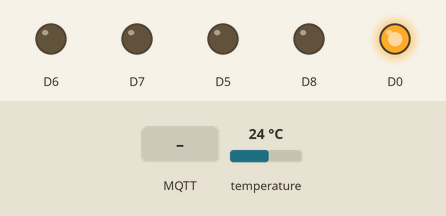
The sketch below on a simulated ESP8266 (NodeMCU). On the bench: output pins drawn as LEDs (lit = HIGH). The test bench sets the inputs (shaded band); at power-on: temperature 24 °C. WiFi joins after 1.5 s; servers stay silent unless stated; no MQTT or app messages arrive unless stated; what the sketch prints to the serial monitor is not drawn.

Above: at 4.7 s.
4.8 s: MQTT message "L" arrives on the first subscribed topic
At 6.8 s:
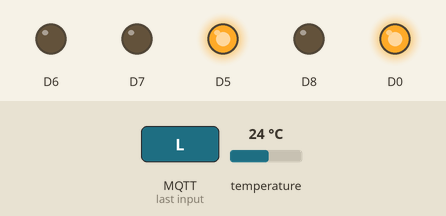
7.4 s: MQTT message "D" arrives on the first subscribed topic
At 9.3 s:
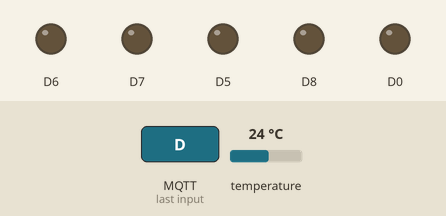
9.9 s: MQTT message "A" arrives on the first subscribed topic
At 10.7 s:
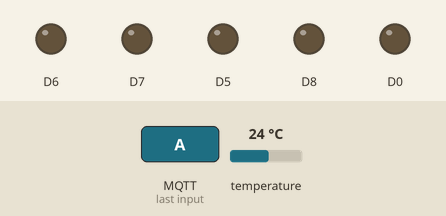
11.4 s: MQTT message "B" arrives on the first subscribed topic
At 11.9 s:
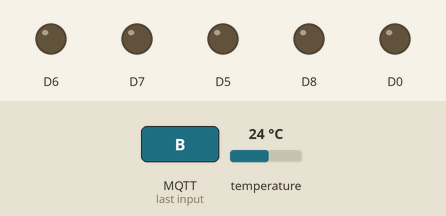
Timing chart, 0 to 14.0 s (numbered marks = the images above; inputs shaded):
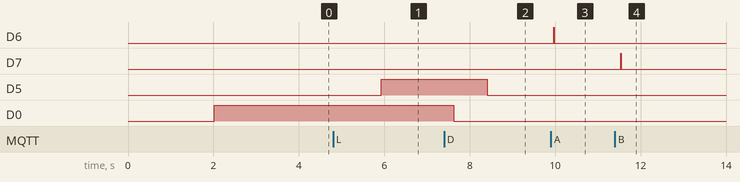

The sketch:

Sistema_de_Rolos.ino
```cpp
//#include <CheapStepper.h> //
#include <ESP8266WiFi.h> // Importa a Biblioteca ESP8266WiFi
#include <PubSubClient.h> // Importa a Biblioteca PubSubClient
#include <DallasTemperature.h>
#include <OneWire.h>

#define wifi

#define ONE_WIRE_BUS 5                          //D1 pin of nodemcu

OneWire oneWire(ONE_WIRE_BUS);

DallasTemperature sensors(&oneWire);            // Pass the oneWire reference to Dallas Temperature.

// next, declare the stepper
// and connect pins 8,9,10,11 to IN1,IN2,IN3,IN4 on ULN2003 board

#define TopicMotor      "rolo/motor"     //tópico MQTT de escuta
#define TopicMotorFlag  "rolo/flag"
#define TopicSpeed      "rolo/speed"
#define TopicTemp       "rolo/temp"
#define TopicWiFi       "rolo/wifi"

#define ID_MQTT  "Rolo"     //id mqtt (para identificação de sessão)

char speed_stepper = 20;
const int stepsPerRevolution = 200;


char msg[5];


// WIFI
//const char* SSID = "UnivapWifi"; // SSID / nome da rede WI-FI que deseja se conectar
//const char* PASSWORD = "universidade"; // Senha da rede WI-FI que deseja se conectar

//const char* SSID = "IPDWifi"; // SSID / nome da rede WI-FI que deseja se conectar
//const char* PASSWORD = "pesquisa"; // Senha da rede WI-FI que deseja se conectar

const char* SSID = "HOME_DSK"; // SSID / nome da rede WI-FI que deseja se conectar
const char* PASSWORD = "probesserv"; // Senha da rede WI-FI que deseja se conectar

// MQTT
//const char* BROKER_MQTT = "iot.eclipse.org"; //URL do broker MQTT que se deseja utilizar
//const char* BROKER_MQTT = "broker.hivemq.com"; //URL do broker MQTT que se deseja utilizar
//const char* BROKER_MQTT = "172.17.76.197"; //URL do broker MQTT que se deseja utilizar
const char* BROKER_MQTT = "192.168.43.3"; //URL do broker MQTT que se deseja utilizar
int BROKER_PORT = 1882; // Porta do Broker MQTT

//Variáveis e objetos globais
WiFiClient espClient; // Cria o objeto espClient
PubSubClient MQTT(espClient); // Instancia o Cliente MQTT passando o objeto espClient

char EstadoSaida = '0';  //variável que armazena o estado atual da saída
int flagOut = 0;
unsigned int passo = 0;

void setup() {

    //inicializações:
    delay(2000);
    sensors.begin();
    InitOutput();
    initSerial();
#ifdef wifi
    initWiFi();
    initMQTT();
#endif

  pinMode(D5, OUTPUT);
  pinMode(D6, OUTPUT);
  pinMode(D7, OUTPUT);
  pinMode(D8, OUTPUT);


  digitalWrite(D5, 0);
  digitalWrite(D6, 0);
  digitalWrite(D7, 0);
  digitalWrite(D8, 0);
  // let's run the stepper at 12rpm (if using 5V power) - the default is ~16 rpm...

  //stepper.setRpm(speed_stepper);

  // let's print out the RPM to make sure the setting worked

  Serial.begin(115200);
  //Serial.print("stepper RPM: "); Serial.print(stepper.getRpm());
  Serial.println();

}

void loop() {

  char msg_temp[10];

    //int stepsLeft = stepper.getStepsLeft();
#ifdef wifi
    //garante funcionamento das conexões WiFi e ao broker MQTT
    VerificaConexoesWiFIEMQTT();
#endif
    //envia o status de todos os outputs para o Broker no protocolo esperado
    //EnviaEstadoOutputMQTT();

  // we need to call run() during loop()
  // in order to keep the stepper moving
  // if we are using non-blocking moves
  sensors.requestTemperatures();                // Send the command to get temperatures
  Serial.println("Temperature is: ");
  Serial.println(sensors.getTempCByIndex(0));

  sprintf (msg_temp, "%3.1f", sensors.getTempCByIndex(0));
  MQTT.publish(TopicTemp, msg_temp);

    if(flagOut)
    {
      digitalWrite(D5, 1);
      Serial.println("MOTOR ON");
      delay(50);

#ifdef wifi
          MQTT.publish(TopicMotorFlag, "L");
#endif
    }else
    {
#ifdef wifi
      MQTT.publish(TopicMotorFlag, "D");
#endif
      digitalWrite(D5, 0);
    }

  ////////////////////////////////
  // now the stepper is moving, //
  // let's do some other stuff! //
  ////////////////////////////////

  // let's check how many steps are left in the current move:


  // if the current move is done...
#ifdef wifi
    //keep-alive da comunicação com broker MQTT
    MQTT.loop();
#endif
}

//Função: inicializa comunicação serial com baudrate 115200 (para fins de monitorar no terminal serial
//        o que está acontecendo.
//Parâmetros: nenhum
//Retorno: nenhum
void initSerial()
{
    Serial.begin(115200);
}

//Função: inicializa e conecta-se na rede WI-FI desejada
//Parâmetros: nenhum
//Retorno: nenhum
void initWiFi()
{
    delay(10);
    Serial.println("------Conexao WI-FI------");
    Serial.print("Conectando-se na rede: ");
    Serial.println(SSID);
    Serial.println("Aguarde");

    reconectWiFi();
}

//Função: inicializa parâmetros de conexão MQTT(endereço do
//        broker, porta e seta função de callback)
//Parâmetros: nenhum
//Retorno: nenhum
void initMQTT()
{
    MQTT.setServer(BROKER_MQTT, BROKER_PORT);   //informa qual broker e porta deve ser conectado
    MQTT.setCallback(mqtt_callback);            //atribui função de callback (função chamada quando qualquer informação de um dos tópicos subescritos chega)
}

//Função: função de callback
//        esta função é chamada toda vez que uma informação de
//        um dos tópicos subescritos chega)
//Parâmetros: nenhum
//Retorno: nenhum
void mqtt_callback(char* topic, byte* payload, unsigned int length)
{
    String msg;
    char msg_speed[5];

    //obtem a string do payload recebido
    for(int i = 0; i < length; i++)
    {
       char c = (char)payload[i];
       msg += c;
    }

    //toma ação dependendo da string recebida:
    //verifica se deve colocar nivel alto de tensão na saída D0:
    //IMPORTANTE: o Led já contido na placa é acionado com lógica invertida (ou seja,
    //enviar HIGH para o output faz o Led apagar / enviar LOW faz o Led acender)
    if (msg.equals("L"))
    {
        digitalWrite(D0, HIGH);
        EstadoSaida = '1';
        flagOut = 1;
        Serial.println("MOTOR ON");
    }

    //verifica se deve colocar nivel alto de tensão na saída D0:
    if (msg.equals("D"))
    {
        digitalWrite(D0, LOW);
        EstadoSaida = '0';
        flagOut = 0;
        Serial.println("MOTOR OFF");
    }

    if (msg.equals("A"))
    {
        speed_stepper+=5;
        if(speed_stepper > 180) speed_stepper = 180;
        Serial.println("SPEED MOTOR UP");
        Serial.println(speed_stepper);
        digitalWrite(D6, 1);
        delay(10);
        digitalWrite(D6, 0);
    }

    if (msg.equals("B"))
    {
        speed_stepper-=5;
        if(speed_stepper < 0) speed_stepper = 0;
        Serial.println("SPEED MOTOR DOWN");
        Serial.println(speed_stepper);
        digitalWrite(D7, 1);
        delay(10);
        digitalWrite(D7, 0);
    }
    sprintf (msg_speed, "%d", speed_stepper);
    MQTT.publish(TopicSpeed, msg_speed);

}

//Função: reconecta-se ao broker MQTT (caso ainda não esteja conectado ou em caso de a conexão cair)
//        em caso de sucesso na conexão ou reconexão, o subscribe dos tópicos é refeito.
//Parâmetros: nenhum
//Retorno: nenhum
void reconnectMQTT()
{
    while (!MQTT.connected())
    {
        Serial.print("* Tentando se conectar ao Broker MQTT: ");
        Serial.println(BROKER_MQTT);
        if (MQTT.connect(ID_MQTT))
        {
            Serial.println("Conectado com sucesso ao broker MQTT!");
            MQTT.subscribe(TopicMotor);
            MQTT.publish(TopicWiFi, "1");
        }
        else
        {
            Serial.println("Falha ao reconectar no broker.");
            Serial.println("Havera nova tentatica de conexao em 2s");
            MQTT.publish(TopicWiFi, "0");
            delay(2000);
        }
        Serial.println();
        Serial.print("Conectado com sucesso na rede ");
        Serial.println(SSID);
        Serial.println("IP obtido: ");
        Serial.println(WiFi.localIP());
    }
    MQTT.publish(TopicWiFi, "1");
}

//Função: reconecta-se ao WiFi
//Parâmetros: nenhum
//Retorno: nenhum
void reconectWiFi()
{
    //se já está conectado a rede WI-FI, nada é feito.
    //Caso contrário, são efetuadas tentativas de conexão
    if (WiFi.status() == WL_CONNECTED)
        return;
    Serial.println("Conectando...");
    WiFi.begin(SSID, PASSWORD); // Conecta na rede WI-FI

    while (WiFi.status() != WL_CONNECTED)
    {
        delay(100);
        Serial.print(".");
    }

    Serial.println();
    Serial.print("Conectado com sucesso na rede ");
    Serial.print(SSID);
    Serial.println("IP obtido: ");
    Serial.println(WiFi.localIP());
}

//Função: verifica o estado das conexões WiFI e ao broker MQTT.
//        Em caso de desconexão (qualquer uma das duas), a conexão
//        é refeita.
//Parâmetros: nenhum
//Retorno: nenhum
void VerificaConexoesWiFIEMQTT(void)
{
    if (!MQTT.connected()){
        reconnectMQTT(); //se não há conexão com o Broker, a conexão é refeita
        MQTT.publish(TopicWiFi, "0");

    }else
        MQTT.publish(TopicWiFi, "1");

     reconectWiFi(); //se não há conexão com o WiFI, a conexão é refeita
}

//Função: envia ao Broker o estado atual do output
//Parâmetros: nenhum
//Retorno: nenhum
void EnviaEstadoOutputMQTT(void)
{
    if (EstadoSaida == '0')
      MQTT.publish(TopicMotorFlag, "D");

    if (EstadoSaida == '1')
      MQTT.publish(TopicMotorFlag, "L");

    Serial.println("- Estado da saida D0 enviado ao broker!");
    delay(1000);
}

//Função: inicializa o output em nível lógico baixo
//Parâmetros: nenhum
//Retorno: nenhum
void InitOutput(void)
{
    //IMPORTANTE: o Led já contido na placa é acionado com lógica invertida (ou seja,
    //enviar HIGH para o output faz o Led apagar / enviar LOW faz o Led acender)
    pinMode(D0, OUTPUT);
    digitalWrite(D0, HIGH);
}
```

Measured:
- after the input at 4.8 s, D5: LOW → HIGH after 1.1 s
- after the input at 7.4 s, D5: HIGH → LOW after 1.0 s; D0: HIGH → LOW after 0.23 s
- after the input at 9.9 s, D6: LOW → HIGH after 0.07 s, → LOW 0.01 s later
- after the input at 11.4 s, D7: LOW → HIGH after 0.13 s, → LOW 0.01 s later
